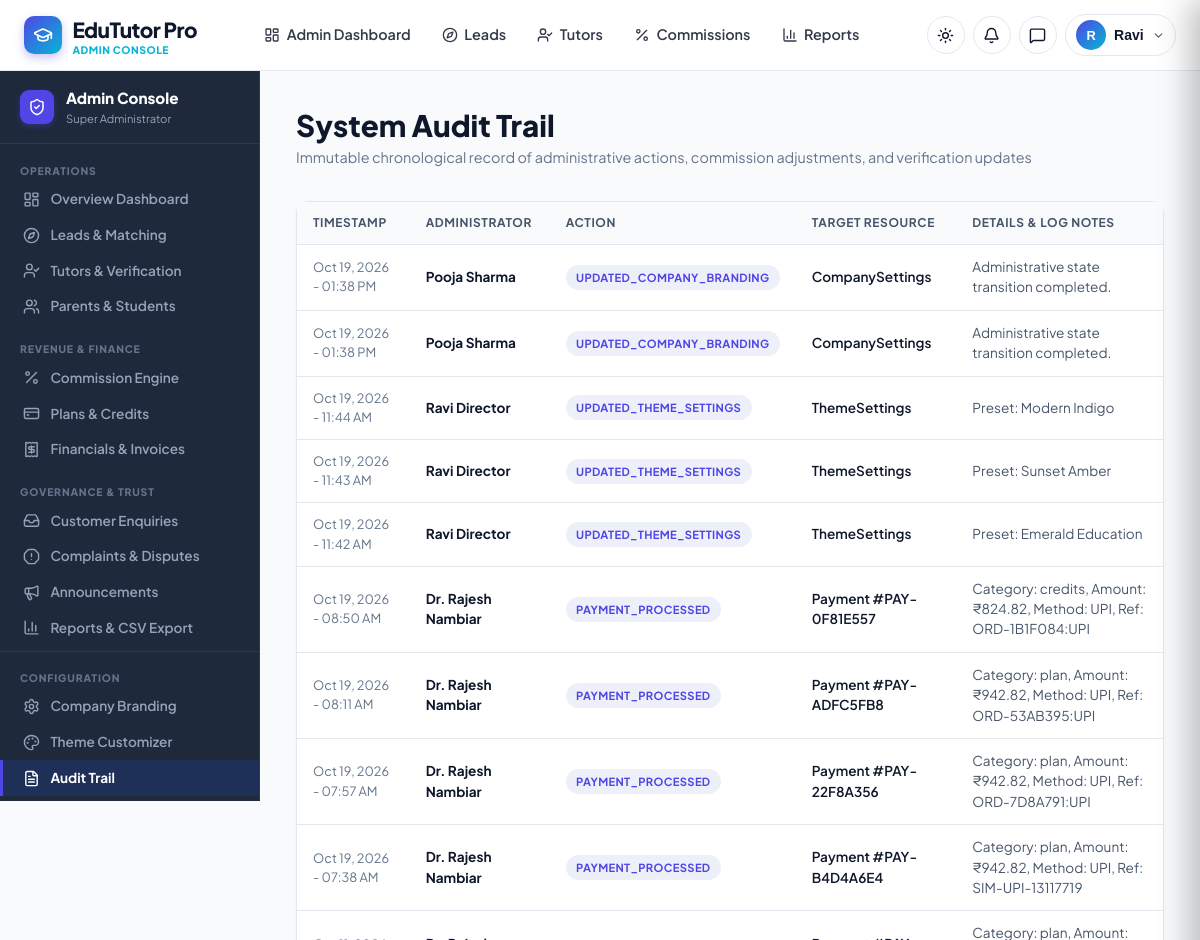
/admin-portal/audit-logs/ (signed in, upper part), run on an earlier commit of the app's database.
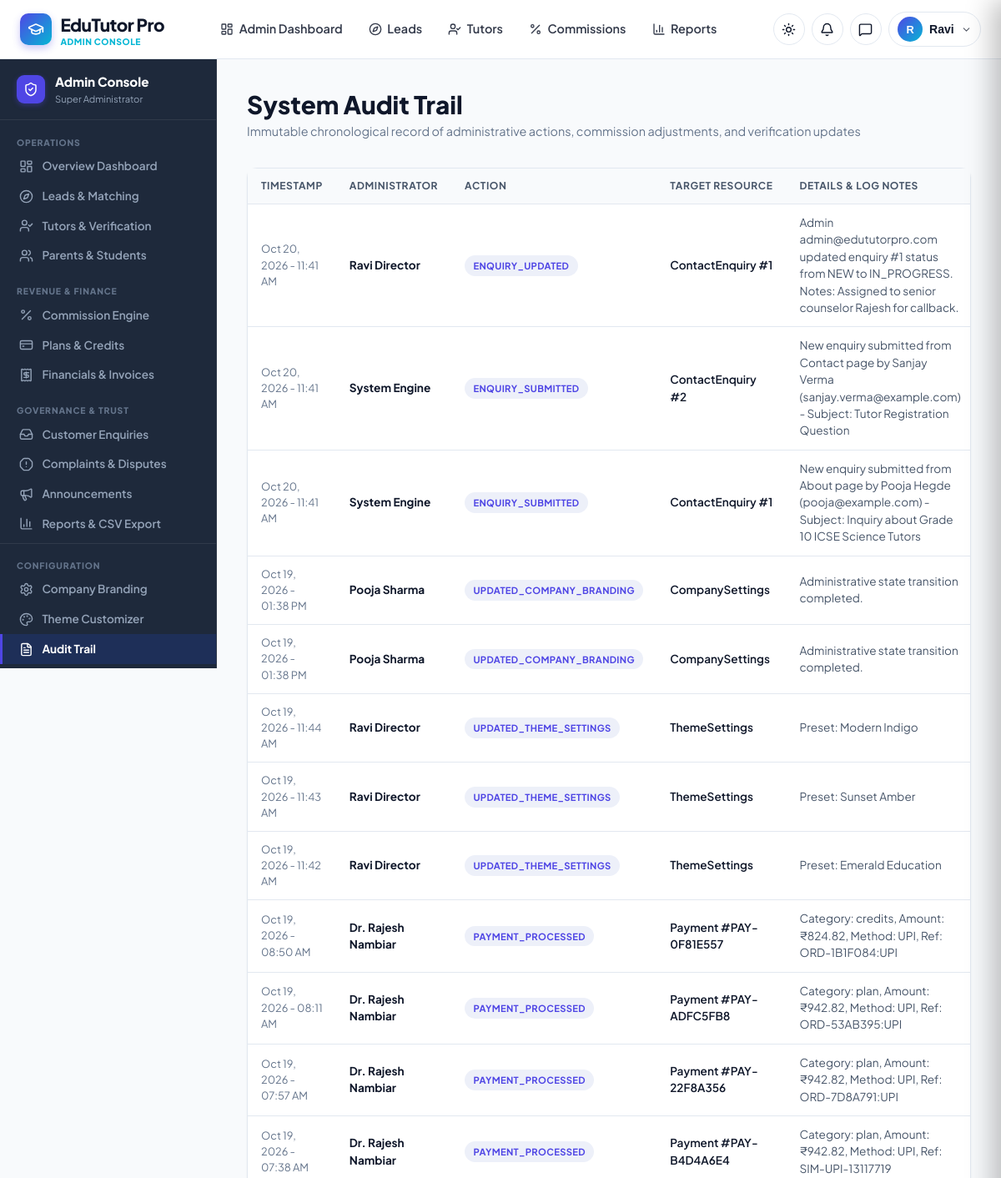
And on a later commit of the database.
### apps/core/models.py (models this page shows, shortened)
class AuditLog(models.Model):
    user = models.ForeignKey(settings.AUTH_USER_MODEL, on_delete=models.SET_NULL, null=True, blank=True, related_name='audit_actions')
    action = models.CharField(max_length=100)
    resource_type = models.CharField(max_length=100)
    resource_id = models.CharField(max_length=100, blank=True)
    details = models.TextField(blank=True)
    ip_address = models.GenericIPAddressField(null=True, blank=True)
    created_at = models.DateTimeField(auto_now_add=True)
    class Meta:
        ordering = ['-created_at']

### apps/accounts/models.py (models this page shows, shortened)
class User(AbstractUser):
    class Role(models.TextChoices):
        SUPER_ADMIN = 'SUPER_ADMIN', _('Super Administrator')
        OPERATIONS = 'OPERATIONS', _('Operations Manager')
        TUTOR = 'TUTOR', _('Tutor / Educator')
        PARENT = 'PARENT', _('Parent / Guardian')
        STUDENT = 'STUDENT', _('Student')
        STAFF = 'STAFF', _('Support & Finance Staff')
    role = models.CharField(
        max_length=20,
        choices=Role.choices,
        default=Role.PARENT,
        help_text=_('User role defining default permissions and portal view')
    )
    phone_number = models.CharField(max_length=20, blank=True, db_index=True)
    is_phone_verified = models.BooleanField(default=False)
    is_email_verified = models.BooleanField(default=False)
    city = models.CharField(max_length=100, blank=True, db_index=True)
    locality = models.CharField(max_length=150, blank=True)
    avatar = models.ImageField(upload_to='avatars/', blank=True, null=True)
    avatar_url = models.URLField(max_length=500, blank=True, help_text=_('External or simulated avatar URL'))
    referral_code = models.CharField(max_length=20, unique=True, blank=True, null=True)
    referred_by = models.ForeignKey(
        'self',
        on_delete=models.SET_NULL,
        null=True,
        blank=True,
        related_name='referrals_made'
    )
    created_at = models.DateTimeField(auto_now_add=True)
    updated_at = models.DateTimeField(auto_now=True)
    @property
    def is_tutor(self):
        return self.role == self.Role.TUTOR
    @property
    def is_super_admin(self):
        return self.role == self.Role.SUPER_ADMIN or self.is_superuser
    @property
    def display_name(self):
        name = f"{self.first_name} {self.last_name}".strip()
        return name if name else self.username

### apps/custom_admin/views.py (the view)
# urls.py: path('audit-logs/', views.audit_logs_view, name='audit_logs'),
@login_required
@user_passes_test(is_admin_or_ops)
def audit_logs_view(request):
    logs = AuditLog.objects.select_related('user').order_by('-created_at')[:50]
    return render(request, 'custom_admin/audit_logs.html', {'logs': logs})

### apps/core/context_processors.py (called while the page is built)
def global_branding_and_theme(request):
    company = CompanySettings.get_settings()
    theme = ThemeSettings.get_settings()
    unread_notifications_count = 0
    if request.user.is_authenticated:
        try:
            unread_notifications_count = Notification.objects.filter(user=request.user, is_read=False).count()
        except Exception:
            unread_notifications_count = 0
    return {
        'company': company,
        'theme': theme,
        'unread_notifications_count': unread_notifications_count,
    }

### apps/core/models.py (called while the page is built)
    @classmethod
    def get_settings(cls):
        obj, created = cls.objects.get_or_create(pk=1)
        return obj

    @classmethod
    def get_settings(cls):
        obj, created = cls.objects.get_or_create(pk=1)
        return obj

### apps/custom_admin/views.py (called while the page is built)
def is_admin_or_ops(user):
    return user.is_authenticated and (user.is_super_admin or user.is_operations)

### templates/custom_admin/audit_logs.html (shortened to what this page needs)
{% extends "custom_admin/base_admin.html" %}
{% block admin_content %}
<div style="margin-bottom: 2rem;">
  <h1 style="font-size: 1.85rem; font-weight: 800; color: var(--text);">System Audit Trail</h1>
  <p style="color: var(--text-muted); font-size: 0.9rem;">
    Immutable chronological record of administrative actions, commission adjustments, and verification updates
  </p>
</div>
<div class="card">
  <div style="overflow-x: auto;">
    <table style="width: 100%; border-collapse: collapse; font-size: 0.85rem;">
      <thead>
        <tr style="background: var(--table-header-bg); border-bottom: 1px solid var(--border); text-align: left;">
          <th style="padding: 0.75rem 1rem;">Timestamp</th>
          <th style="padding: 0.75rem 1rem;">Administrator</th>
          <th style="padding: 0.75rem 1rem;">Action</th>
          <th style="padding: 0.75rem 1rem;">Target Resource</th>
          <th style="padding: 0.75rem 1rem;">Details & Log Notes</th>
        </tr>
      </thead>
      <tbody>
        {% for log in logs %}
          <tr style="border-bottom: 1px solid var(--border);">
            <td style="padding: 0.75rem 1rem; color: var(--text-muted); font-size: 0.8rem;">
              {{ log.created_at|date:"M d, Y - h:i A" }}
            </td>
            <td style="padding: 0.75rem 1rem; font-weight: 700;">
              {{ log.user.display_name|default:"System Engine" }}
            </td>
            <td style="padding: 0.75rem 1rem;">
              <span class="badge badge-primary" style="font-size: 0.7rem;">{{ log.action }}</span>
            </td>
            <td style="padding: 0.75rem 1rem; font-weight: 600;">
              {{ log.resource_type }}{% if log.resource_id %} #{{ log.resource_id }}{% endif %}
            </td>
            <td style="padding: 0.75rem 1rem; color: #475569;">
              {{ log.details|default:"Administrative state transition completed." }}
            </td>
          </tr>
        {% empty %}
          <tr><td colspan="5" style="padding: 2rem; text-align: center; color: var(--text-muted);">No audit events logged yet.</td></tr>
        {% endfor %}
      </tbody>
    </table>
  </div>
</div>
{% endblock %}

What changed in the data, as far as the page shows it:
added AuditLog: created_at "Oct 20, 2026 - 11:41 AM", user.display_name "Ravi Director", action "ENQUIRY_UPDATED", resource_type "ContactEnquiry", resource_id "1", details "Admin admin@edututorpro.com updated enquiry #1 status from NEW to IN_PROGRESS. Notes: Assigned to senior counselor Rajesh for callback."
added AuditLog: created_at "Oct 20, 2026 - 11:41 AM", user.display_name "System Engine", action "ENQUIRY_SUBMITTED", resource_type "ContactEnquiry", resource_id "2", details "New enquiry submitted from Contact page by Sanjay Verma (sanjay.verma@example.com) - Subject: Tutor Registration Question"
added AuditLog: created_at "Oct 20, 2026 - 11:41 AM", user.display_name "System Engine", action "ENQUIRY_SUBMITTED", resource_type "ContactEnquiry", resource_id "1", details "New enquiry submitted from About page by Pooja Hegde (pooja@example.com) - Subject: Inquiry about Grade 10 ICSE Science Tutors"
